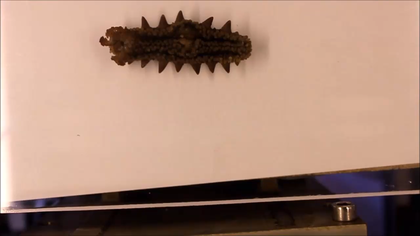
%> input picture Matlab/ImageProsessing/ImageSegmentation/Morphology/001.bmp, 420 x 236 px, shrunk from 1280 x 720 before the run
$ octave tichulunkuo.m   (GNU Octave 9; MATLAB toolbox functions it lacks are replaced by stand-ins)
%> lines starting %> are read from the running program, lines starting %| are printed output that depends on the picture; in (x1, y1, x2, y2) boxes, pixels count from 0 and x2, y2 are one past the last pixel; in counts of white or black regions, pixels touching at a corner belong together; the program's own positions count from 1
%%
%fig0中，海参0时刻图像用这个程序
clc;clear;
yuantu=imread('001.bmp');
%> yuantu is the input picture: size 236x420x3 uint8; mean R, G, B 169.3, 136.5, 119.8
huitu=rgb2gray(yuantu);
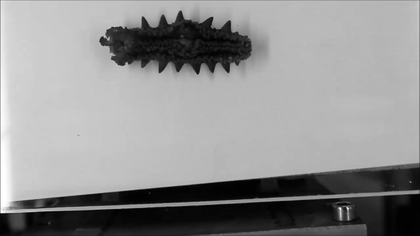
%> huitu: size 236x420 uint8; min 0, max 255, mean 144.4
subplot(2,2,1),imtool(huitu);%用来测出大致灰度范围
%%
bw=roicolor(huitu,0,100);%在灰度0~100，内为roi区域，其他全为背景    %这句很关键，对不同图像要修改这句
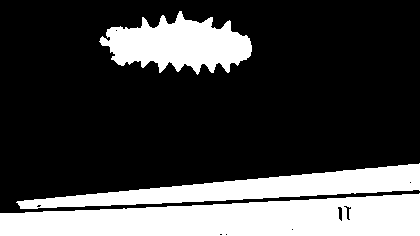
%> bw: size 236x420 logical; 26.6% white; 3 white regions, box (x1, y1, x2, y2) and area: (0, 193, 420, 236) 13306, (16, 163, 420, 209) 7276, (99, 11, 252, 75) 5822
%%
% [17 lines of commented-out code are left out]

%%
%形态学去轮廓
[h,w]=size(huitu);
%> h = 236; w = 420
quchu=ones(h,w);quchu(h/2:end,1:end)=0;beijing=im2uint8(quchu)/255;%制造出一个区域把目标之外的区域祛除。
%> after `quchu(h/2:end,1:end)=0`:
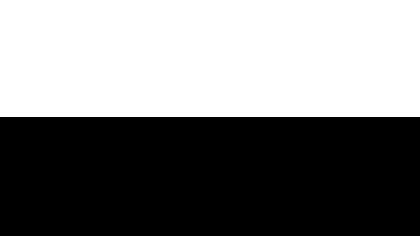
%> quchu: size 236x420 double; values 0 (black) and 1 (white), 49.6% white; 1 white region, box (x1, y1, x2, y2) and area: (0, 0, 420, 117) 49140
mubiao=immultiply(quchu,bw);%显示祛除背景后纯目标（灰度）图像
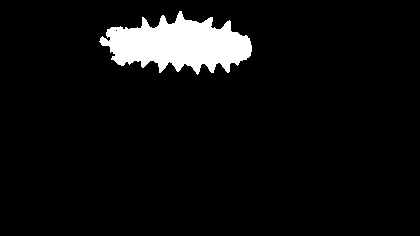
%> mubiao: size 236x420 double; values 0 (black) and 1 (white), 5.9% white; 1 white region, box (x1, y1, x2, y2) and area: (99, 11, 252, 75) 5822
SE=strel('disk',2);%strel函数生成结构元素对象，为形态学处理做准备
fushi=imerode(mubiao,SE);
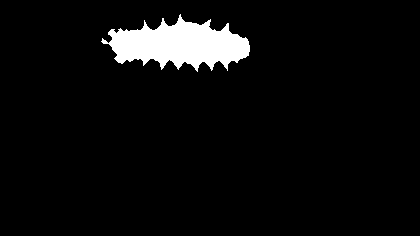
%> fushi: size 236x420 double; values 0 (black) and 1 (white), 5% white; 1 white region, box (x1, y1, x2, y2) and area: (101, 14, 250, 72) 4909
bianyuan2=mubiao-fushi;
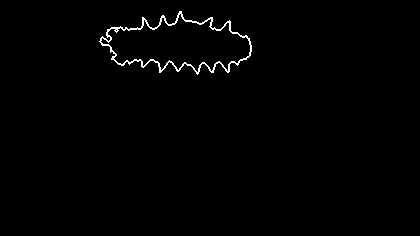
%> bianyuan2: size 236x420 double; values 0 (black) and 1 (white), 0.92% white in thin lines or dots, all inside (x1, y1, x2, y2) = (99, 11, 252, 75)
subplot(2,2,2),imshow(bianyuan2);
bianyuan3=bwmorph(bianyuan2,'fill');%形态学填充单个像素空洞
bianyuan4=bwfill(bianyuan3,'holes');%填充轮廓内所有区域，包括内部小区域
%> bianyuan4: size 236x420 logical; 5.9% white; 1 white region, box (x1, y1, x2, y2) and area: (99, 11, 252, 75) 5823
bianyuan=bwmorph(bianyuan4,'remove');bianyuan1=bwmorph(bianyuan,'bridge');bianyuan=bwmorph(bianyuan,'spur');
%> after `bianyuan=bwmorph(bianyuan4,'remove')`:
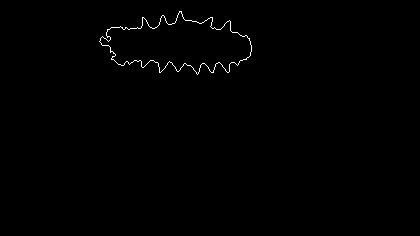
%> bianyuan: size 236x420 logical; 0.47% white in thin lines or dots, all inside (x1, y1, x2, y2) = (99, 11, 252, 75)
% bianyuan=bwmorph(bianyuan1,'thin');
subplot(2,2,3),imshow(bianyuan1);subplot(2,2,4),imshow(bianyuan);
figure,imshow(bianyuan);
